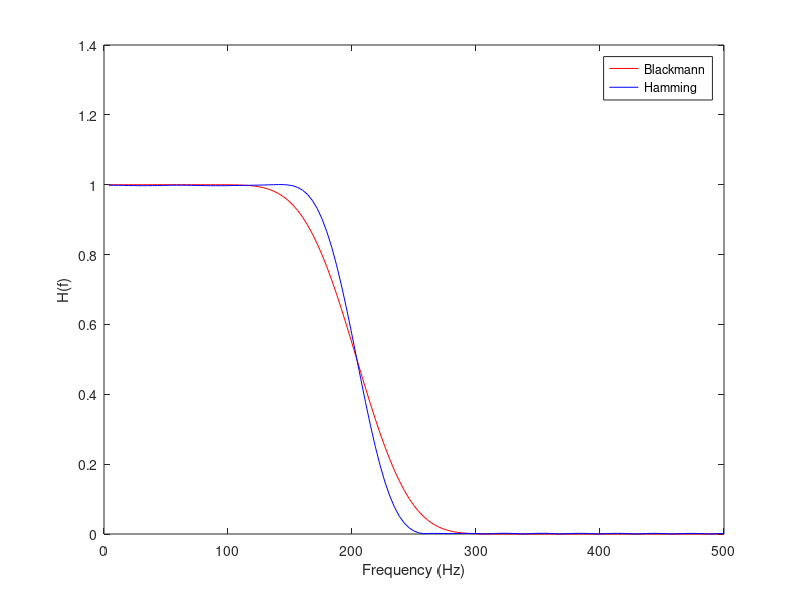

MATLAB code for this plot:
N = 256;                    
fs = 1000;                  
f = (1:N)*fs/N;             
fc = 200/fs;                
L = 33;                 
k  = -floor(L/2):-1;        
n = -floor(L/2):floor(L/2);         

g = sin(2*pi*fc*k)./(pi*k); 
g =  [g 2*fc, fliplr(g)];   

N_w = length(g);            

w_B = 0.35875 + 0.48829*cos(2*pi*n/N_w) + 0.14128*cos(4*pi*n/N_w)+ 0.01168*cos(6*pi*n/N_w); 
b = g .* w_B;           

n = (1:L); 
w_h = 0.54 - 0.46*cos(2*pi*n/N_w);
h = g .* w_h;           

H1 = fft(b,N);    
H2 = fft(h,N);  
      
plot(f(1:N/2),abs(H1(1:N/2)),'r'); hold on;
plot(f(1:N/2),abs(H2(1:N/2)),'b');
xlabel('Frequency (Hz)');ylabel('H(f)');
legend('Blackmann', 'Hamming');